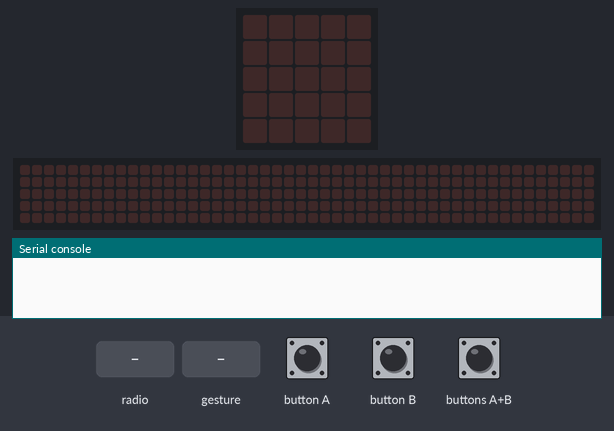
The program below on a simulated BBC micro:bit (MakeCode). Parts: the board's 5×5 LED display, a strip that is not on the board, showing the scrolling text unrolled, the last lines printed to the serial console. The test bench sets the inputs (shaded band). No radio messages arrive unless stated (any console line starting 'radio sent:' is added by the test bench); a tilt is held for 1.5 s and a shake lasts 1 s, then the board lies face up again; the 48×5 strip is a reading aid, not a part: it shows the text the display is scrolling, unrolled, one strip-width of it at a time.

Above: at 1.2 s.
1.3 s: button A pressed for 0.15 s
At 1.65 s:
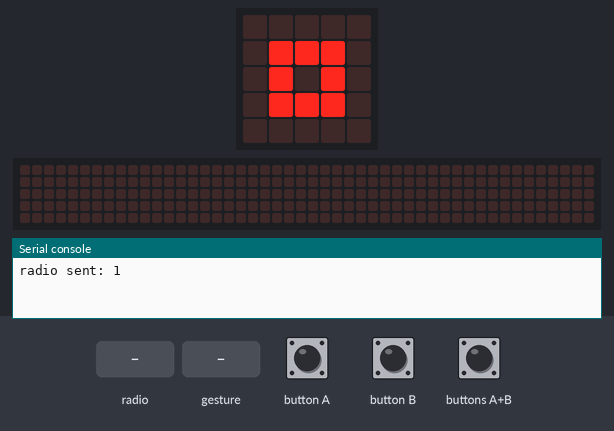
3.3 s: button B pressed for 0.15 s
At 3.65 s:
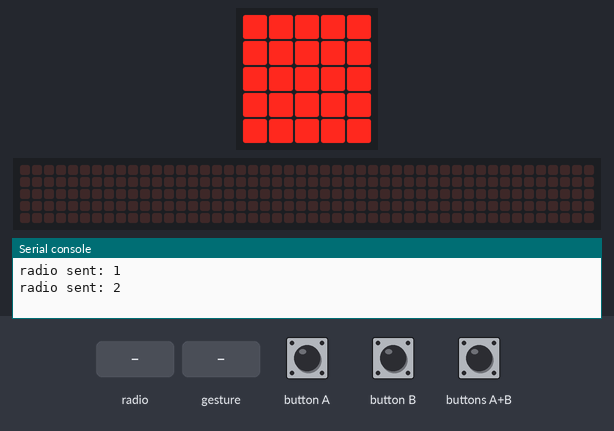
5.3 s: buttons A+B pressed for 0.15 s
At 5.65 s:
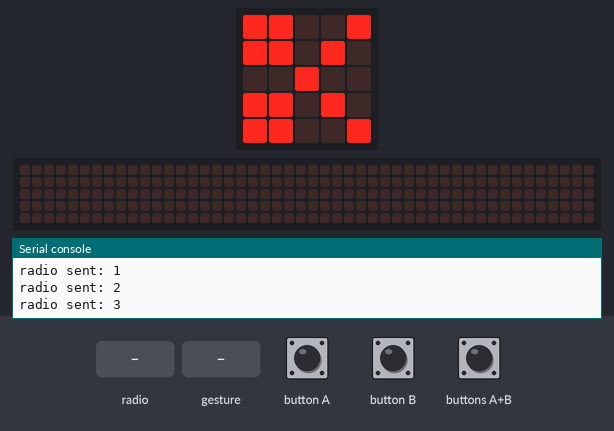
7.3 s: radio message "1" arrives
At 7.37 s:
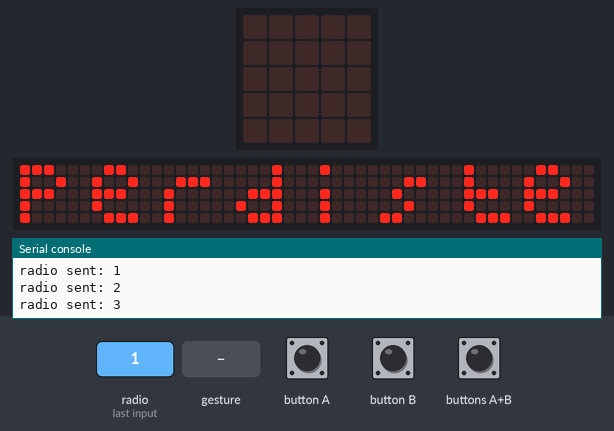
10.3 s: gesture 'shake'
At 10.67 s:
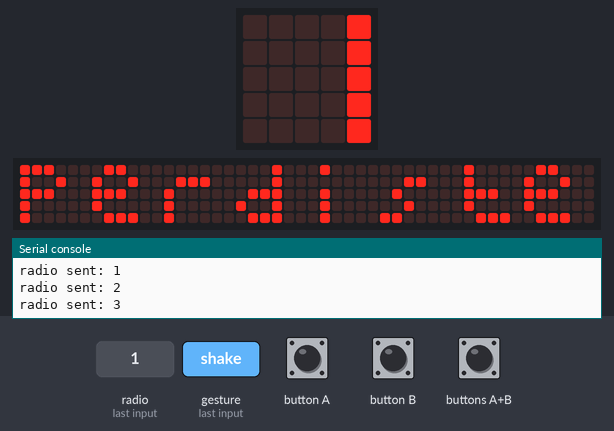
13.3 s: buttons A+B pressed for 1 s
At 15.6 s:
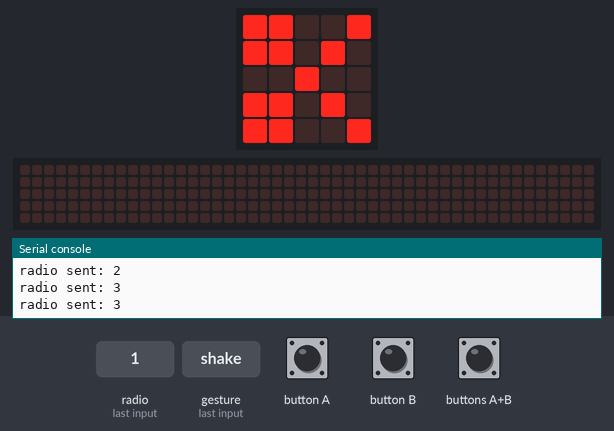
Timing chart, 0 to 17.1 s (numbered marks = the images above; inputs shaded):
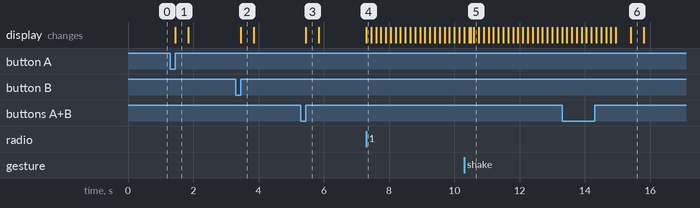

Measured:
- after the input at 1.3 s, the display: changes after 0.15 s (image 1)
- after the input at 3.3 s, the display: changes after 0.15 s (image 2)
- after the input at 5.3 s, the display: changes after 0.15 s (image 3)
- after the input at 7.3 s, the display: changes at once (image 4)
- after the input at 10.3 s, the display: first differs from a run without the input after 0.20 s (image 5 shows a later state)
- after the input at 13.3 s, the display: first differs from a run without the input after 2.1 s (image 6)
- what the display in image 1 shows lasts 0.4 s, from 1.5 s to 1.9 s

The program:

main.ts
```typescript
radio.onReceivedNumber(function (receivedNumber) {
    if (receivedNumber == 1) {
        if (mi_jugada == 1) {
            basic.showString("Empate")
        }
        if (mi_jugada == 2) {
            basic.showString("Ganaste")
        }
        if (mi_jugada == 3) {
            basic.showString("Perdiste")
        }
    }
    if (receivedNumber == 2) {
        if (mi_jugada == 1) {
            basic.showString("Perdiste")
        }
        if (mi_jugada == 2) {
            basic.showString("Empate")
        }
        if (mi_jugada == 3) {
            basic.showString("Ganaste")
        }
    }
    if (receivedNumber == 3) {
        if (mi_jugada == 1) {
            basic.showString("ganaste")
        }
        if (mi_jugada == 2) {
            basic.showString("Perdiste")
        }
        if (mi_jugada == 3) {
            basic.showString("Empate")
        }
    }
})
input.onButtonPressed(Button.A, function () {
    mi_jugada = 1
    radio.sendNumber(1)
    basic.showLeds(`
        . . . . .
        . # # # .
        . # . # .
        . # # # .
        . . . . .
        `)
    basic.clearScreen()
})
input.onGesture(Gesture.Shake, function () {
    basic.clearScreen()
    mi_jugada = 0
})
input.onButtonPressed(Button.AB, function () {
    mi_jugada = 3
    radio.sendNumber(3)
    basic.showLeds(`
        # # . . #
        # # . # .
        . . # . .
        # # . # .
        # # . . #
        `)
    basic.clearScreen()
})
input.onButtonPressed(Button.B, function () {
    mi_jugada = 2
    radio.sendNumber(2)
    basic.showLeds(`
        # # # # #
        # # # # #
        # # # # #
        # # # # #
        # # # # #
        `)
    basic.clearScreen()
})
let mi_jugada = 0
radio.setGroup(19)
```

test.ts
```typescript
// aquí va el archivo "tests"; esto no se compilará cuando este paquete se utilice como una extensión.
```
